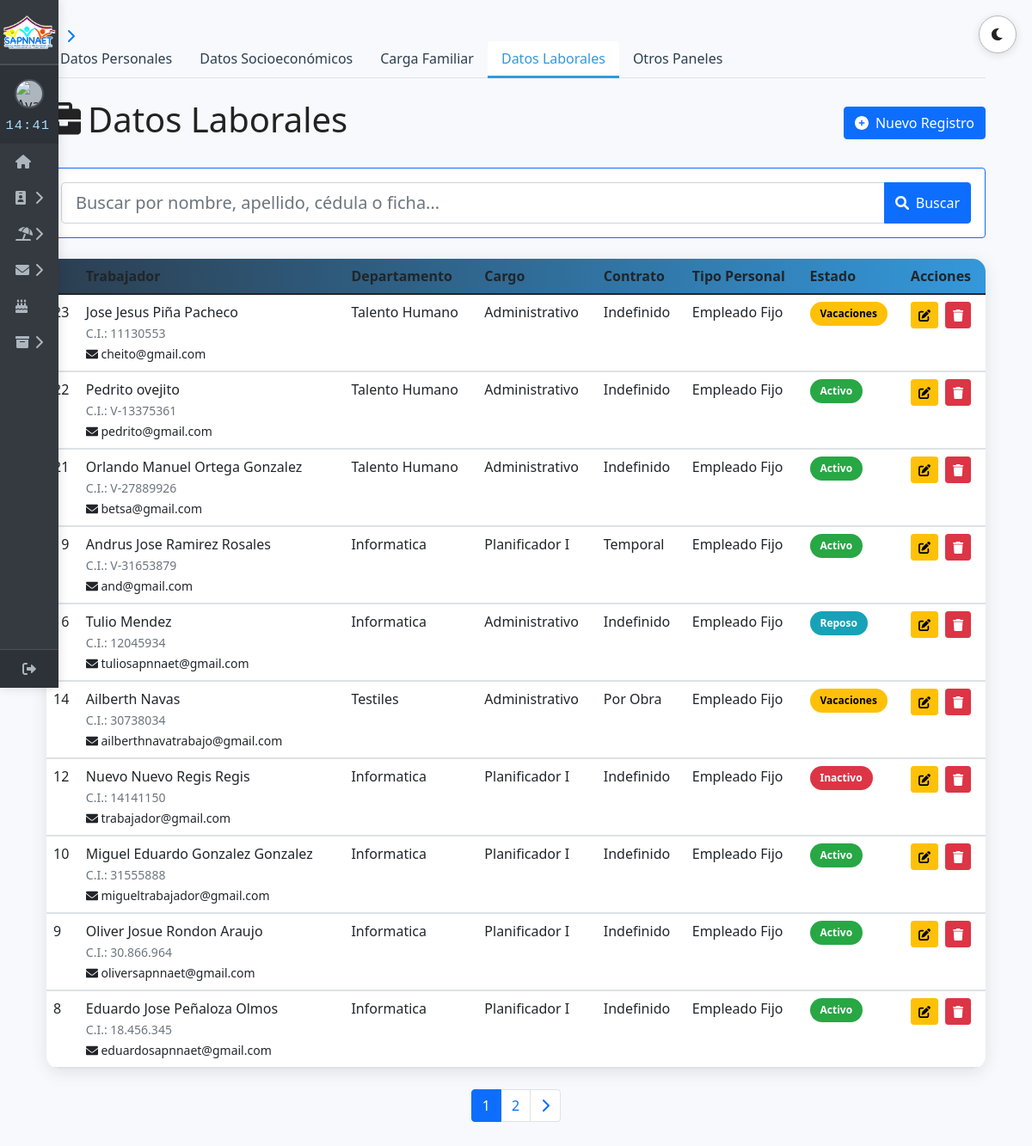
/inicio/gestion/gestion_laboral.php, run on an earlier commit of the app's database.
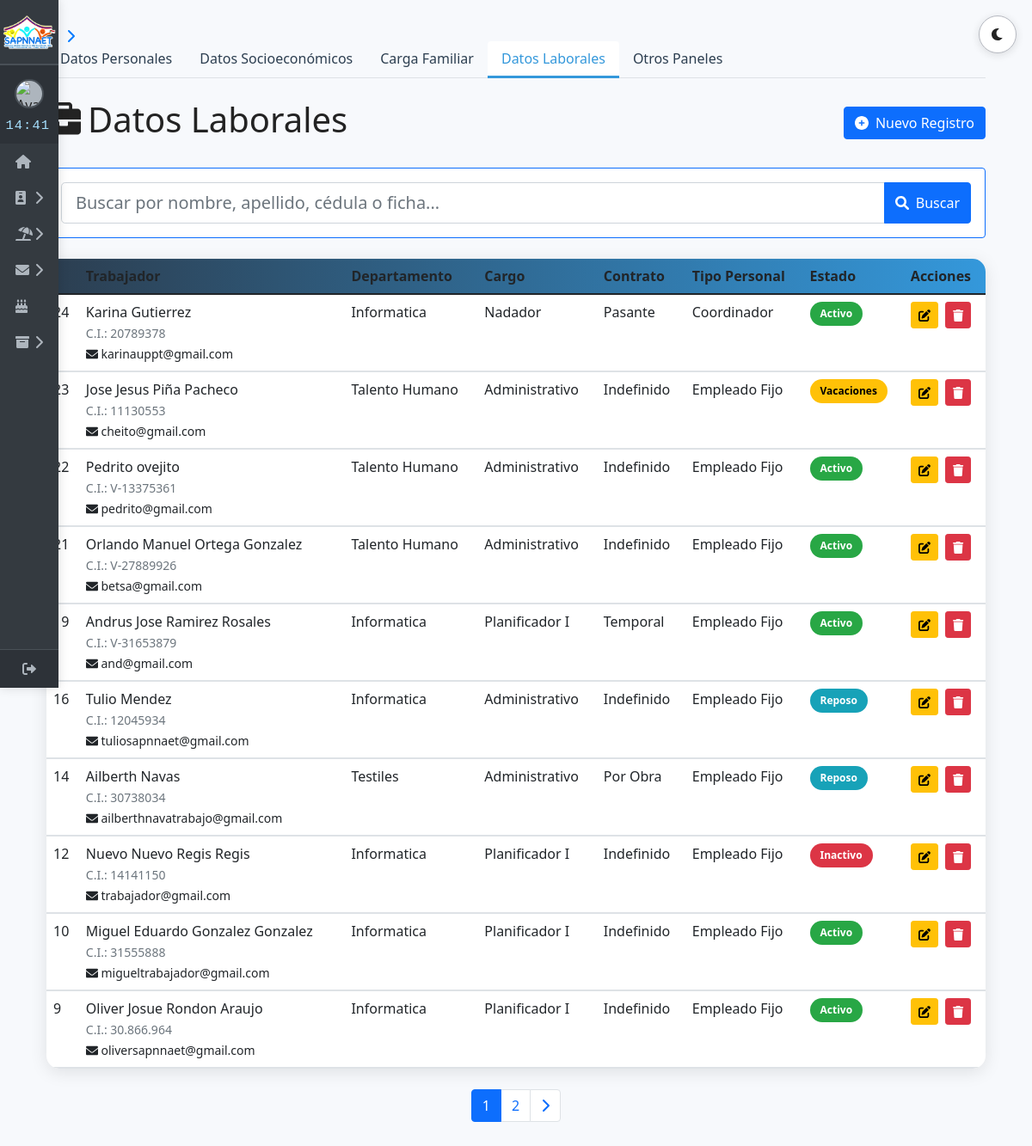
And on a later commit of the database.
### tables this page shows
CREATE TABLE `datos_laborales` (
  `id_laboral` int NOT NULL AUTO_INCREMENT,
  `id_pers` int NOT NULL,
  `correo_institucional` varchar(100) DEFAULT NULL,
  `fecha_ingreso` date NOT NULL,
  `descripcion_funciones` text,
  `ficha` varchar(50) DEFAULT NULL,
  `id_departamento` int DEFAULT NULL,
  `id_cargo` int DEFAULT NULL,
  `id_contrato` int DEFAULT NULL,
  `id_coordinacion` int DEFAULT NULL,
  `ha_trabajado_anteriormente` enum('Sí','No') DEFAULT 'No',
  `nombre_empresa_anterior` varchar(255) DEFAULT NULL,
  `ano_ingreso_anterior` date DEFAULT NULL,
  `ano_culminacion_anterior` date DEFAULT NULL,
  `fecha_registro` timestamp NULL DEFAULT CURRENT_TIMESTAMP,
  `fecha_actualizacion` timestamp NULL DEFAULT CURRENT_TIMESTAMP ON UPDATE CURRENT_TIMESTAMP,
  `estado` enum('activo','vacaciones','inactivo','reposo') DEFAULT 'activo',
  `id_tipo_personal` int DEFAULT NULL,
  PRIMARY KEY (`id_laboral`),
  UNIQUE KEY `correo_institucional` (`correo_institucional`),
  KEY `id_pers` (`id_pers`),
  KEY `id_departamento` (`id_departamento`),
  KEY `id_cargo` (`id_cargo`),
  KEY `id_contrato` (`id_contrato`),
  KEY `id_coordinacion` (`id_coordinacion`),
  KEY `fk_datos_laborales_tipos_personal` (`id_tipo_personal`),
  CONSTRAINT `datos_laborales_ibfk_1` FOREIGN KEY (`id_pers`) REFERENCES `datos_personales` (`id_pers`) ON DELETE CASCADE,
  CONSTRAINT `datos_laborales_ibfk_3` FOREIGN KEY (`id_departamento`) REFERENCES `departamentos` (`id_departamento`),
  CONSTRAINT `datos_laborales_ibfk_4` FOREIGN KEY (`id_cargo`) REFERENCES `cargos` (`id_cargo`),
  CONSTRAINT `datos_laborales_ibfk_5` FOREIGN KEY (`id_contrato`) REFERENCES `tipos_contrato` (`id_contrato`),
  CONSTRAINT `datos_laborales_ibfk_6` FOREIGN KEY (`id_coordinacion`) REFERENCES `coordinaciones` (`id_coordinacion`),
  CONSTRAINT `fk_datos_laborales_tipos_personal` FOREIGN KEY (`id_tipo_personal`) REFERENCES `tipos_personal` (`id_tipo_personal`)
);

CREATE TABLE `datos_personales` (
  `id_pers` int NOT NULL AUTO_INCREMENT,
  `nombres` varchar(100) NOT NULL,
  `apellidos` varchar(100) NOT NULL,
  `cedula_identidad` varchar(20) DEFAULT NULL,
  `pasaporte` varchar(20) DEFAULT NULL,
  `rif` varchar(20) DEFAULT NULL,
  `genero` enum('Masculino','Femenino','No binario','Prefiero no decir','Otro') NOT NULL,
  `fecha_nacimiento` date DEFAULT NULL,
  `nacionalidad` varchar(50) DEFAULT NULL,
  `correo_electronico` varchar(100) DEFAULT NULL,
  `telefono_contacto` varchar(20) DEFAULT NULL,
  `telefono_contacto_secundario` varchar(20) DEFAULT NULL,
  `nombre_contacto_emergencia` varchar(100) DEFAULT NULL,
  `apellido_contacto_emergencia` varchar(100) DEFAULT NULL,
  `telefono_contacto_emergencia` varchar(20) DEFAULT NULL,
  `tiene_discapacidad` varchar(50) DEFAULT NULL,
  `tiene_licencia_conducir` varchar(30) DEFAULT NULL,
  `numero_seguro_social` varchar(30) DEFAULT NULL,
  `fecha_registro` timestamp NULL DEFAULT CURRENT_TIMESTAMP,
  `fecha_actualizacion` timestamp NULL DEFAULT CURRENT_TIMESTAMP ON UPDATE CURRENT_TIMESTAMP,
  `direccion` varchar(100) NOT NULL,
  `detalle_discapacidad` varchar(255) DEFAULT 'No',
  `detalle_licencia` varchar(255) DEFAULT 'No',
  PRIMARY KEY (`id_pers`),
  UNIQUE KEY `cedula_identidad` (`cedula_identidad`),
  UNIQUE KEY `correo_electronico` (`correo_electronico`)
);

CREATE TABLE `departamentos` (
  `id_departamento` int NOT NULL AUTO_INCREMENT,
  `nombre` varchar(100) NOT NULL,
  PRIMARY KEY (`id_departamento`)
);

CREATE TABLE `cargos` (
  `id_cargo` int NOT NULL AUTO_INCREMENT,
  `nombre` varchar(100) NOT NULL,
  `nivel` enum('Junior','Senior','Gerencial','Directivo') DEFAULT NULL,
  `sueldo` decimal(10,2) NOT NULL,
  PRIMARY KEY (`id_cargo`)
);

CREATE TABLE `tipos_contrato` (
  `id_contrato` int NOT NULL AUTO_INCREMENT,
  `nombre` varchar(25) NOT NULL,
  PRIMARY KEY (`id_contrato`)
);

CREATE TABLE `tipos_personal` (
  `id_tipo_personal` int NOT NULL AUTO_INCREMENT,
  `nombre` enum('Jefe de Direccion','Coordinador','Empleado Contratado','Empleado Fijo','Obrero Contratado','Obrero Fijo') NOT NULL,
  PRIMARY KEY (`id_tipo_personal`)
);

### inicio/gestion/gestion_laboral.php (the view, shortened to what the rows shown need)
<?php
require 'conexion/conexion_db.php';
$busqueda = isset($_GET['busqueda']) ? trim($_GET['busqueda']) : '';
$registros_por_pagina = 10;
$pagina_actual = isset($_GET['pagina']) ? (int)$_GET['pagina'] : 1;
$condicion_busqueda = '';
$parametros = array();
$tipos = '';
$offset = ($pagina_actual - 1) * $registros_por_pagina;
$sql = "SELECT dl.*,
                 dp.nombres, dp.apellidos, dp.cedula_identidad,
                 d.nombre AS nombre_departamento,
                 c.nombre AS nombre_cargo,
                 tc.nombre AS tipo_contrato,
                 co.nombre AS nombre_coordinacion,
                 tp.nombre AS nombre_tipo_personal
          FROM datos_laborales dl
          LEFT JOIN datos_personales dp ON dl.id_pers = dp.id_pers
          LEFT JOIN departamentos d ON dl.id_departamento = d.id_departamento
          LEFT JOIN cargos c ON dl.id_cargo = c.id_cargo
          LEFT JOIN tipos_contrato tc ON dl.id_contrato = tc.id_contrato
          LEFT JOIN coordinaciones co ON dl.id_coordinacion = co.id_coordinacion
          LEFT JOIN tipos_personal tp ON dl.id_tipo_personal = tp.id_tipo_personal
          $condicion_busqueda
          ORDER BY dl.fecha_registro DESC
          LIMIT ? OFFSET ?";
$stmt = $conexion->prepare($sql);
if (!empty($parametros)) {
    $tipos .= 'ii';
    $parametros[] = $registros_por_pagina;
    $parametros[] = $offset;
    $stmt->bind_param($tipos, ...$parametros);
} else {
    $stmt->bind_param("ii", $registros_por_pagina, $offset);
}
$stmt->execute();
$resultado = $stmt->get_result();
$registros = $resultado->fetch_all(MYSQLI_ASSOC);
require $_SERVER['DOCUMENT_ROOT']."/proyecto/inicio/sidebar.php";
?>
<!DOCTYPE html>
<html lang="es" data-theme="light">
<head>
    <link href="https://cdn.jsdelivr.net/npm/bootstrap@5.1.3/dist/css/bootstrap.min.css" rel="stylesheet">
    <link rel="stylesheet" href="https://cdnjs.cloudflare.com/ajax/libs/font-awesome/6.0.0/css/all.min.css">
</head>
<body>
    <div class="container py-5">
        <div class="d-flex justify-content-between align-items-center mb-4">
            <h1><i class="fas fa-briefcase me-2"></i>Datos Laborales</h1>
        </div>
        <?php if (empty($registros)): ?>
            <div class="card no-results-card py-5 text-center">
                <div class="card-body">
                    <i class="fas fa-search no-results-icon"></i>
                    <h3 class="no-results-title">No se encontraron registros</h3>
                    <p class="no-results-text">
                        <?php if (!empty($busqueda)): ?>
                            No encontramos resultados para: <strong><?= htmlspecialchars($busqueda) ?></strong>
                        <?php else: ?>
                            No hay datos laborales registrados
                        <?php endif; ?>
                    </p>
                    <p class="no-results-suggest">
                        <?php if (!empty($busqueda)): ?>
                            <i class="fas fa-lightbulb me-2"></i>Sugerencias:
                        <?php endif; ?>
                    </p>
                    <ul class="list-unstyled">
                        <?php if (!empty($busqueda)): ?>
                            <li>• Verifica la ortografía de tu búsqueda</li>
                            <li>• Intenta con términos más generales</li>
                            <li>• Prueba buscar solo por nombre o apellido</li>
                        <?php else: ?>
                            <li>• Agrega un nuevo registro usando el botón "Nuevo Registro"</li>
                        <?php endif; ?>
                    </ul>
                    <?php if (!empty($busqueda)): ?>
                        <a href="gestion_laboral.php" class="btn btn-primary mt-3">
                            <i class="fas fa-redo me-2"></i>Ver todos los registros
                        </a>
                    <?php endif; ?>
                </div>
            </div>
        <?php else: ?>
            <div class="data-table">
                <table class="table table-hover mb-0">
                    <thead>
                        <tr>
                            <th></th>
                            <th>Trabajador</th>
                            <th>Departamento</th>
                            <th>Cargo</th>
                            <th>Contrato</th>
                            <th>Tipo Personal</th>
                            <th>Estado</th>
                            <th>Acciones</th>
                        </tr>
                    </thead>
                    <tbody>
                        <?php foreach($registros as $registro): ?>
                        <tr data-bs-toggle="collapse" href="#detalle-<?= htmlspecialchars($registro['id_laboral']) ?>" role="button">
                            <td><?= htmlspecialchars($registro['id_laboral']) ?></td>
                            <td>
                                <?= htmlspecialchars($registro['nombres'] . ' ' . $registro['apellidos']) ?><br>
                                <small class="text-muted">C.I.: <?= htmlspecialchars($registro['cedula_identidad']) ?></small><br>
                                <small><i class="fas fa-envelope"></i> <?= htmlspecialchars($registro['correo_institucional']) ?></small>
                            </td>
                            <td><?= htmlspecialchars($registro['nombre_departamento'] ?? 'N/A') ?></td>
                            <td><?= htmlspecialchars($registro['nombre_cargo'] ?? 'N/A') ?></td>
                            <td><?= htmlspecialchars($registro['tipo_contrato'] ?? 'N/A') ?></td>
                            <td><?= htmlspecialchars($registro['nombre_tipo_personal'] ?? 'N/A') ?></td>
                            <td>
                                <?php
                                    $claseEstado = '';
                                    switch($registro['estado']) {
                                        case 'activo': $claseEstado = 'activo'; break;
                                        case 'vacaciones': $claseEstado = 'vacaciones'; break;
                                        case 'inactivo': $claseEstado = 'inactivo'; break;
                                        case 'reposo': $claseEstado = 'reposo'; break;
                                    }
                                ?>
                                <span class="badge badge-estado <?= $claseEstado ?>">
                                    <?= htmlspecialchars(ucfirst($registro['estado'])) ?>
                                </span>
                            </td>
                            <td>
                                <div class="d-flex gap-2">
                                    <a href="edit/editdatos_laboral.php?id=<?= htmlspecialchars($registro['id_laboral']) ?>"
                                       class="btn btn-sm btn-warning"
                                       title="Editar">
                                        <i class="fas fa-edit"></i>
                                    </a>
                                    <form method="POST" class="d-inline">
                                        <button type="submit"
                                                name="eliminar_registro"
                                                class="btn btn-sm btn-danger"
                                                title="Eliminar"
                                                onclick="return confirm('¿Borrar permanentemente este registro laboral?')">
                                            <i class="fas fa-trash"></i>
                                        </button>
                                    </form>
                                </div>
                            </td>
                        </tr>
                        <tr class="detail-row">
                            <td colspan="9" class="detail-cell">
                            </td>
                        </tr>
                        <?php endforeach; ?>
                    </tbody>
                </table>
            </div>
        <?php endif; ?>
    </div>
</body>
</html>

What changed in the data, as far as the page shows it:
no longer on this page (row unchanged): datos_laborales: id_laboral "8", id_pers.apellidos "Eduardo Jose Peñaloza Olmos", id_pers.cedula_identidad "18.456.345", correo_institucional "eduardosapnnaet@gmail.com", id_departamento.nombre "Informatica", id_cargo.nombre "Planificador I", id_contrato.nombre "Indefinido", id_tipo_personal.nombre "Empleado Fijo", estado "Activo"
added datos_laborales: id_laboral "24", id_pers.apellidos "Karina Gutierrez", id_pers.cedula_identidad "20789378", correo_institucional "karinauppt@gmail.com", id_departamento.nombre "Informatica", id_cargo.nombre "Nadador", id_contrato.nombre "Pasante", id_tipo_personal.nombre "Coordinador", estado "Activo"
changed datos_laborales "ailberthnavatrabajo@gmail.com": estado "Vacaciones" → "Reposo"
